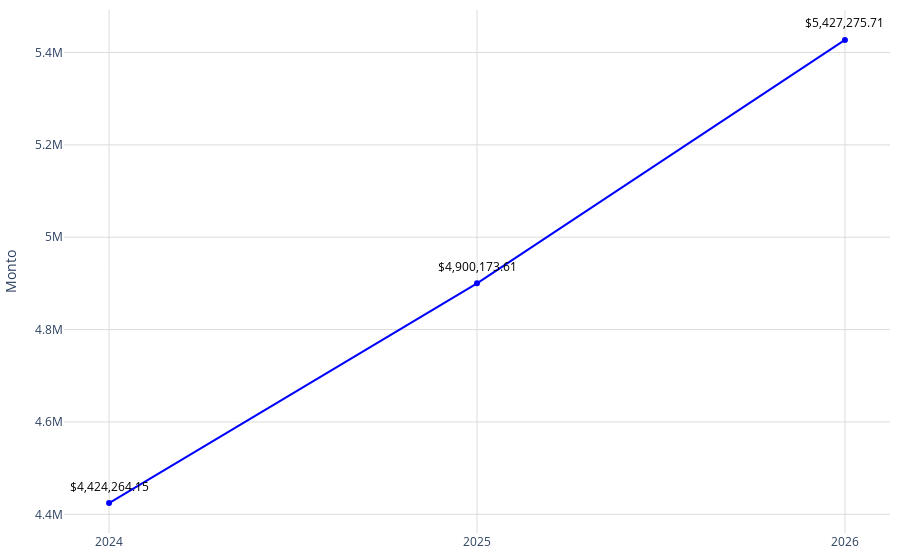

The cell this chart's notebook holds for it:
### Code cell
# Datos
año = nueva_conteo_pachuca['año']
promedio = nueva_conteo_pachuca['promedio']

# Crear una función para formatear los valores grandes en palabras en español
def formatear_numero(valor):
    if valor >= 1_000_000_000_000:
        return f'{valor / 1_000_000_000:.2f} billones'
    elif valor >= 1_000_000_000:
        return f'{valor / 1_000_000_000:.0f} mil millones'  # Mil millones
    elif valor >= 1_000_000:
        return f'{valor / 1_000_000:.0f} millones'  # Millones
    elif valor >= 1_000:
        return f'{valor / 1_000:.0f} mil'  # Mil
    else:
        return str(valor)
# Configurar los valores y el texto del eje Y
tickvals = [2500000000,3000000000,3200000000]
ticktext = [formatear_numero(val) for val in tickvals]

fig = go.Figure()
fig.add_trace(go.Scatter(
    x=año,
    y=promedio,
    mode='markers+lines',
    marker=dict(color='blue'),
))
# Agregar anotaciones para mostrar los valores encima de los puntos
for a, p in zip(año, promedio):
    fig.add_annotation(
        x=a,
        y=p,
        text=f"${p:,.2f}",  # Formatear el valor del promedio como moneda
        showarrow=False,
        font=dict(color='black', size=12),
        xshift=0,
        yshift=17,
        textangle=0
    )
# Actualizar diseño
fig.update_layout(
    #title='Plusvalía estimada',   
    yaxis=dict(
        title="Monto",
        gridwidth=1,  # Ancho de las líneas de la cuadrícula
        gridcolor='#dddcda', 

    ),
    xaxis=dict(
        gridcolor='#dddcda', 
        tickmode='array',
        tickvals=año,
        ticktext=año
    ),
    plot_bgcolor='rgba(0,0,0,0)',
        margin=dict(l=10, r=10, t=10, b=10)
)

# Exportar gráfica como archivo HTML
def guardar_grafico_como_html(fig, nombre_archivo, carpeta='assets/graficas'):
    # Crear la carpeta si no existe
    if not os.path.exists(carpeta):
        os.makedirs(carpeta)
    
    # Gráfica como archivo HTML en la carpeta especificada
    pio.write_html(fig, f'{carpeta}/{nombre_archivo}.html')

guardar_grafico_como_html(fig, 'g_scatt_plusvaliaestimada_ano', carpeta='assets/graficas')
fig.show()

### Figure 1 — Plotly figure (JSON) as saved in the notebook; plotly's stock layout.template omitted (floating-point values rounded to 4 significant figures)
{"data": [{"marker": {"color": "blue"}, "mode": "markers+lines", "type": "scatter", "x": [2024, 2025, 2026], "y": [4424000.0, 4900000.0, 5427000.0]}], "layout": {"annotations": [{"font": {"color": "black", "size": 12}, "showarrow": false, "text": "$4,424,264.15", "textangle": 0, "x": 2024, "xshift": 0, "y": 4424000.0, "yshift": 17}, {"font": {"color": "black", "size": 12}, "showarrow": false, "text": "$4,900,173.61", "textangle": 0, "x": 2025, "xshift": 0, "y": 4900000.0, "yshift": 17}, {"font": {"color": "black", "size": 12}, "showarrow": false, "text": "$5,427,275.71", "textangle": 0, "x": 2026, "xshift": 0, "y": 5427000.0, "yshift": 17}], "margin": {"b": 10, "l": 10, "r": 10, "t": 10}, "plot_bgcolor": "rgba(0,0,0,0)", "xaxis": {"gridcolor": "#dddcda", "tickmode": "array", "ticktext": [2024, 2025, 2026], "tickvals": [2024, 2025, 2026]}, "yaxis": {"gridcolor": "#dddcda", "gridwidth": 1, "title": {"text": "Monto"}}}}
